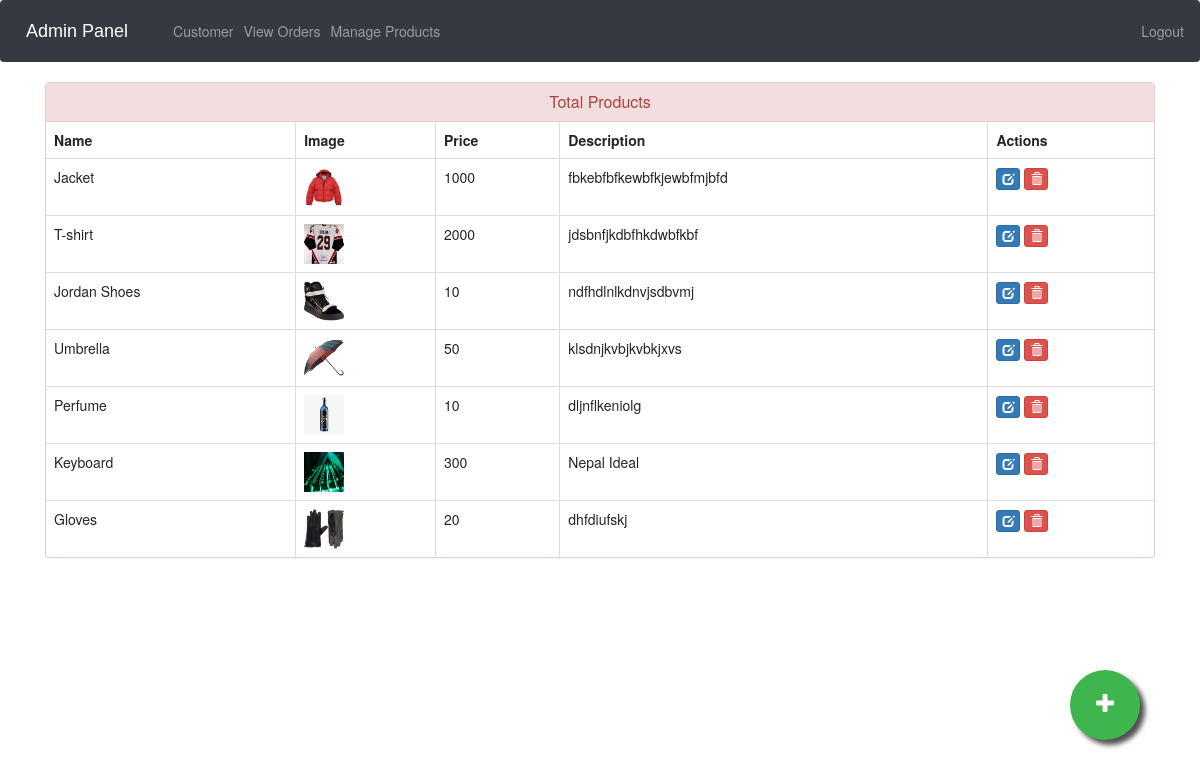
The page /admin-products (signed in) on the database its author committed.
### ecom/models.py (models this page shows, shortened)
class Product(models.Model):
    name=models.CharField(max_length=40)
    product_image= models.ImageField(upload_to='product_image/',null=True,blank=True)
    price = models.PositiveIntegerField()
    description=models.CharField(max_length=40)

### ecom/views.py (the view)
# urls.py: path('admin-products', views.admin_products_view,name='admin-products'),
@login_required(login_url='adminlogin')
def admin_products_view(request):
    products=models.Product.objects.all()
    return render(request,'ecom/admin_products.html',{'products':products})

### templates/ecom/admin_products.html (shortened to what this page needs)
{% extends 'ecom/admin_base.html' %}
{% load static %}
{% block content %}
<head>
  <link href="//netdna.bootstrapcdn.com/bootstrap/3.0.0/css/bootstrap.min.css" rel="stylesheet" id="bootstrap-css">
</head>
<div class="container">
  <div class="panel panel-danger">
    <div class="panel-heading">
      <h6 class="panel-title">Total Products</h6>
    </div>
    <table class="table table-hover table-bordered" id="dev-table">
      <thead>
        <tr>
          <th>Name</th>
          <th>Image</th>
          <th>Price</th>
          <th>Description</th>
          <th>Actions</th>
        </tr>
      </thead>
      {% for p in products %}
  {% if p %}
      <tr>
        <td> {{p.name}}</td>
        <td> <img src="{% static p.product_image.url %}" alt="Profile Pic" height="40px" width="40px" /></td>
        <td>{{p.price}}</td>
        <td>{{p.description}}</td>
        <td><a class="btn btn-primary btn-xs" href="{% url 'update-product' p.id  %}"><span class="glyphicon glyphicon-edit"></span></a>
          <a class="btn btn-danger btn-xs" href="{% url 'delete-product' p.id  %}"><span class="glyphicon glyphicon-trash"></span></a></td>
      </tr>
      {%else%}
      <br><br><br>
      <h1>No Products!!</h1>
      {% endif %}
      {% endfor %}
    </table>
  </div>
</div>
<a href="/admin-add-product" class="float">
<i class="fa fa-plus my-float"></i>
</a>
{% endblock content %}

### templates/ecom/admin_base.html (style rules this page uses)
.fa { font-size: 23px; width: 60px; text-align: center; text-decoration: none; margin: 5px 2px; border-radius: 50%; }

### templates/ecom/admin_products.html (style rules this page uses)
a:link { text-decoration: none; }
h6 { text-align: center; }
.float { position:fixed; width:70px; height:70px; bottom:60px; right:60px; background-color:#3eb54d; color:#FFF; border-radius:50px; text-align:center; box-shadow: 5px 5px 5px #505050; }
.my-float { margin-top:22px; }

### rows shown on the page
Product: name "Jacket", product_image (picture), price "1000", description "fbkebfbfkewbfkjewbfmjbfd"
Product: name "T-shirt", product_image (picture), price "2000", description "jdsbnfjkdbfhkdwbfkbf"
Product: name "Jordan Shoes", product_image (picture), price "10", description "ndfhdlnlkdnvjsdbvmj"
Product: name "Umbrella", product_image (picture), price "50", description "klsdnjkvbjkvbkjxvs"
Product: name "Perfume", product_image (picture), price "10", description "dljnflkeniolg"
Product: name "Keyboard", product_image (picture), price "300", description "Nepal Ideal"
Product: name "Gloves", product_image (picture), price "20", description "dhfdiufskj"
